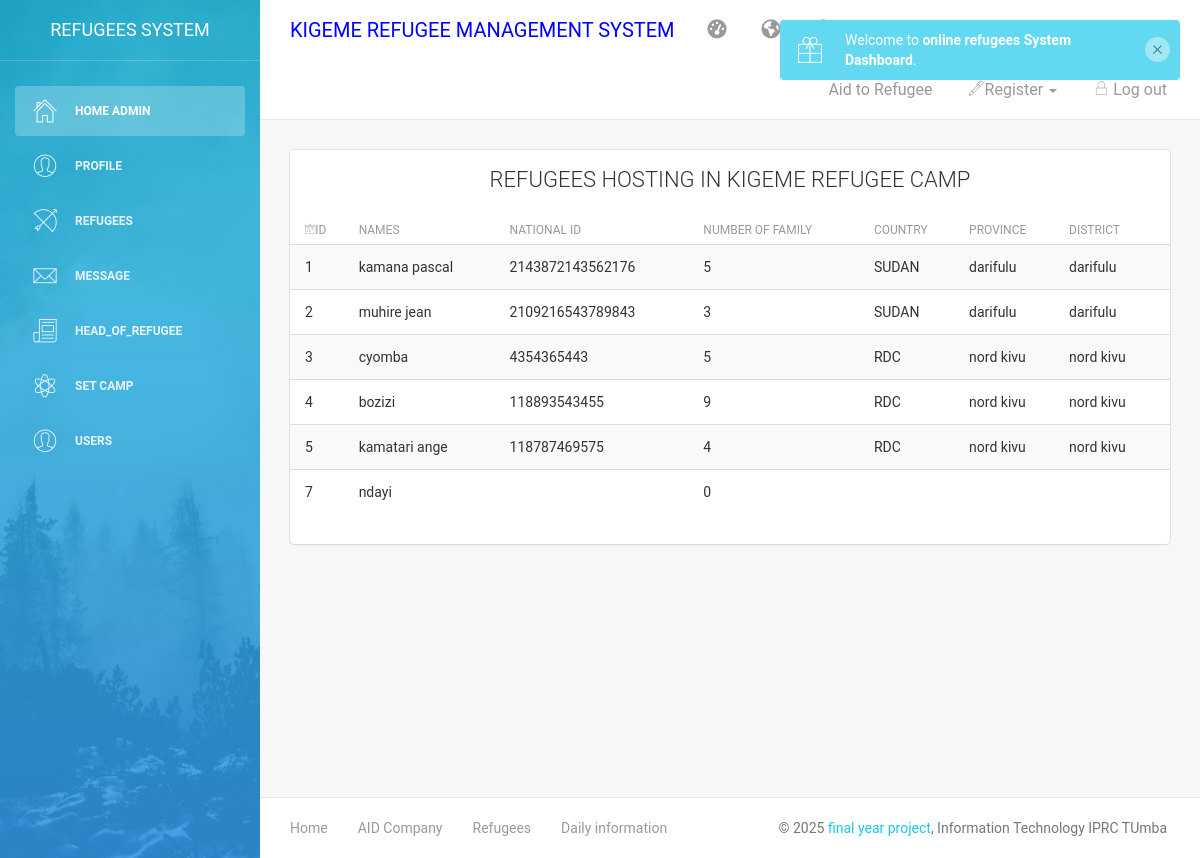
The app's page /admin/refugee.php (signed in) with its own data.
### tables this page shows
CREATE TABLE `refugees` (
  `id` int(11) NOT NULL,
  `Names` varchar(60) NOT NULL,
  `N_id` varchar(16) NOT NULL,
  `N_of_family_M` int(10) NOT NULL,
  `phone` varchar(13) NOT NULL,
  `country` varchar(20) NOT NULL,
  `province` varchar(20) NOT NULL,
  `district` varchar(20) NOT NULL,
  `all_member_of_family` text NOT NULL,
  `r_country` varchar(20) NOT NULL
);

### admin/refugee.php (the view, shortened to what this page needs)
<?php
if (isset($_SESSION['uid'])) {
    ?>
<!doctype html>
<html lang="en">
<head>
	<?php include("head_bootsrap_link.php");?>
</head>
<body>
<div class="wrapper">
    <div class="sidebar" data-color="azure" data-image="assets/img/sidebar-5.jpg">
    	<?php
       include("left_panel_menu.php");
        ?>
    <div class="main-panel">
        <?php
         include("up_dashboard.php");
        ?>
        <div class="content">
            <div class="container-fluid">
                <div class="row">
                    <div class="col-md-12">
                        <div class="card">
                            <div class="header">
                                <h4 class="title"><center>REFUGEES HOSTING IN KIGEME REFUGEE CAMP</center></h4>
                            </div>
                            <div class="content table-responsive table-full-width">
                                <table class="table table-hover table-striped">
                                   <thead>
                                        <th><i class="pe-7s-id"></i>ID</th>
                                        <th>Names </th>
                                        <th>National Id</th>
                                        <th>Number of family</th>
                                        <th>Country</th>
                                        <th>province</th>
                                        <th>District</th>
                                    </thead>
                                    <tbody>
                                         <?Php
class refugees{
  function __construct(){
try{
  include '../code/connection.php';
  $a=$con->prepare("SELECT * FROM `refugees`");
  $a->execute();
  while($row=$a->fetch(PDO::FETCH_ASSOC)){
  ?>
                                        <tr>
                                            <td><?php echo $row['id']; ?></td>
                                            <td><?php echo $row['Names']; ?></td>
                                            <td><?php echo $row['N_id']; ?></td>
                                            <td><?php echo $row['N_of_family_M']; ?></td>
                                            <td><?php echo $row['country']; ?></td>
                                            <td><?php echo $row['province']; ?></td>
                                            <td><?php echo $row['district']; ?></td>
                                        </tr>
                                         <?php
}
}catch(PDOException $e){echo"connetion error";}
  }
}
$obj=new refugees();
?>
                                    </tbody>
                                </table>
                            </div>
                        </div>
                    </div>
                     </div>
                </div>
            </div>
        <?php
        include("footer.php");
        ?>
        </div>
      </div>
</body>
</html>
<?php
}
else
{
   header('location:../index.php');
}
?>

### records on screen
refugees: id "1", Names "kamana pascal", N "2143872143562176", N_of_family_M "5", country "SUDAN", province "darifulu", district "darifulu"
refugees: id "2", Names "muhire jean", N "2109216543789843", N_of_family_M "3", country "SUDAN", province "darifulu", district "darifulu"
refugees: id "3", Names "cyomba", N "4354365443", N_of_family_M "5", country "RDC", province "nord kivu", district "nord kivu"
refugees: id "4", Names "bozizi", N "118893543455", N_of_family_M "9", country "RDC", province "nord kivu", district "nord kivu"
refugees: id "5", Names "kamatari ange", N "118787469575", N_of_family_M "4", country "RDC", province "nord kivu", district "nord kivu"
refugees: id "7", Names "ndayi", N_of_family_M "0"
